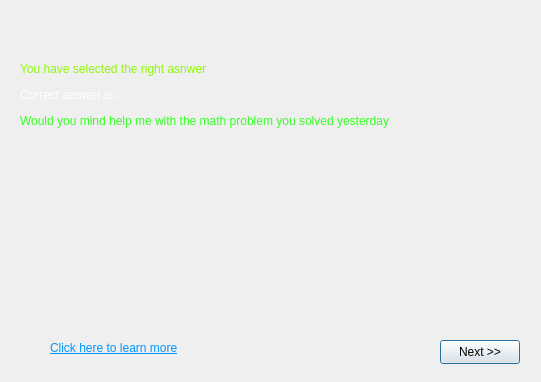
<?xml version="1.0" encoding="UTF-8"?>
<ui version="4.0">
 <class>question3answer</class>
 <widget class="QDialog" name="question3answer">
  <property name="geometry">
   <rect>
    <x>0</x>
    <y>0</y>
    <width>541</width>
    <height>382</height>
   </rect>
  </property>
  <property name="windowTitle">
   <string>Answer of Question 3</string>
  </property>
  <widget class="QLabel" name="label">
   <property name="geometry">
    <rect>
     <x>20</x>
     <y>30</y>
     <width>441</width>
     <height>131</height>
    </rect>
   </property>
   <property name="text">
    <string>&lt;html&gt;&lt;head/&gt;&lt;body&gt;&lt;p&gt;&lt;span style=&quot; color:#8efa00;&quot;&gt;You have selected the right asnwer&lt;/span&gt;&lt;/p&gt;&lt;p&gt;&lt;span style=&quot; color:#ffffff;&quot;&gt;Correct answer is : &lt;/span&gt;&lt;/p&gt;&lt;p&gt;&lt;span style=&quot; color:#35ff24;&quot;&gt;Would you mind help me with the math problem you solved yesterday&lt;/span&gt;&lt;/p&gt;&lt;/body&gt;&lt;/html&gt;</string>
   </property>
  </widget>
  <widget class="QPushButton" name="pushButton">
   <property name="geometry">
    <rect>
     <x>440</x>
     <y>340</y>
     <width>80</width>
     <height>24</height>
    </rect>
   </property>
   <property name="text">
    <string>Next &gt;&gt;</string>
   </property>
  </widget>
  <widget class="QLabel" name="label_2">
   <property name="geometry">
    <rect>
     <x>20</x>
     <y>150</y>
     <width>491</width>
     <height>171</height>
    </rect>
   </property>
   <property name="styleSheet">
    <string notr="true">border-image: url(:/qimage/img/Screen Shot 2021-12-16 at 4.27.56 PM.png);</string>
   </property>
   <property name="text">
    <string/>
   </property>
  </widget>
  <widget class="QLabel" name="label_3">
   <property name="geometry">
    <rect>
     <x>50</x>
     <y>340</y>
     <width>151</width>
     <height>16</height>
    </rect>
   </property>
   <property name="text">
    <string>&lt;html&gt;&lt;head/&gt;&lt;body&gt;&lt;p&gt;&lt;a href=&quot;https://sph.umn.edu/site/docs/hewg/microaggressions.pdf&quot;&gt;&lt;span style=&quot; text-decoration: underline; color:#0096ff;&quot;&gt;Click here to learn more&lt;/span&gt;&lt;/a&gt;&lt;/p&gt;&lt;/body&gt;&lt;/html&gt;</string>
   </property>
  </widget>
 </widget>
 <resources/>
 <connections/>
</ui>
